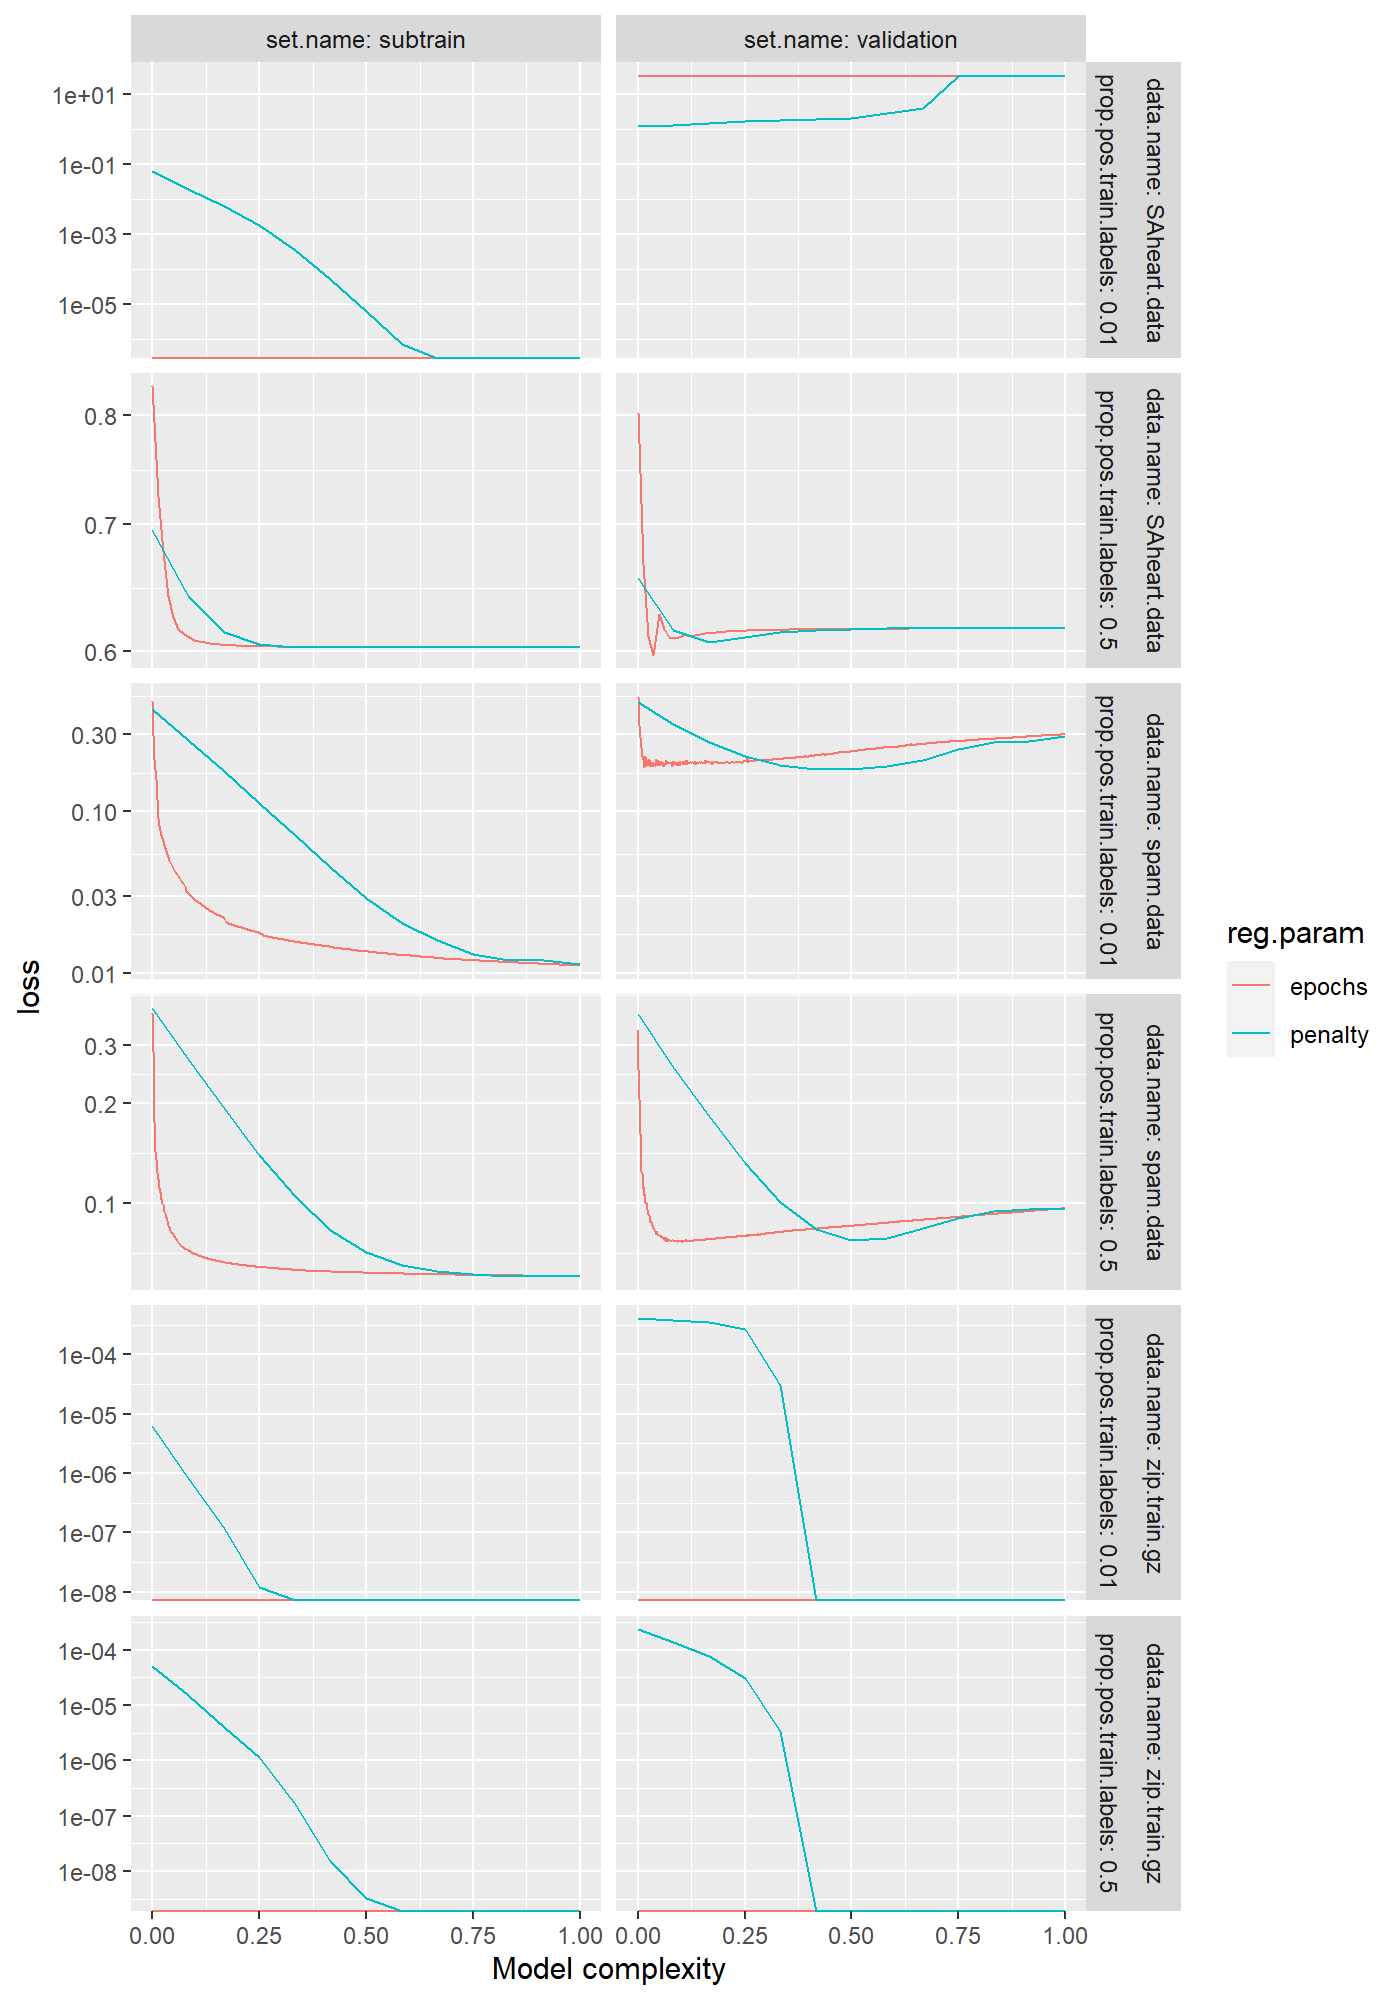

R code for this plot:
library(ggplot2)
loss.dt <- data.table::fread("figure-l2-vs-early-stopping-data.csv")

spam.valid.loss <- loss.dt[data.name=="spam.data"  & set.name=="validation"]
spam.valid.min <- spam.valid.loss[
  reg.param=="penalty",
  .SD[which.min(loss)],
  by=prop.pos.train.labels]
g <- ggplot()+
  geom_hline(aes(
    yintercept=loss, color=reg.param),
    data=spam.valid.min)+
  geom_line(aes(
    reg.i, loss, color=reg.param),
    data=spam.valid.loss)+
  facet_grid(
    data.name + prop.pos.train.labels ~ set.name,
    scales="free", labeller=label_both)+
  scale_y_log10()+
  scale_x_continuous(
    "Model complexity")
png(
  "figure-l2-vs-early-stopping-spam-validation.png",
  5, 5, res=200, units="in")
print(g)
dev.off()

g <- ggplot()+
  geom_line(aes(
    reg.i, loss, color=reg.param),
    data=loss.dt)+
  facet_grid(
    data.name + prop.pos.train.labels ~ set.name,
    scales="free", labeller=label_both)+
  scale_x_continuous(
    "Model complexity")+
  scale_y_log10()
png("figure-l2-vs-early-stopping.png", 7, 10, res=200, units="in")
print(g)
dev.off()
